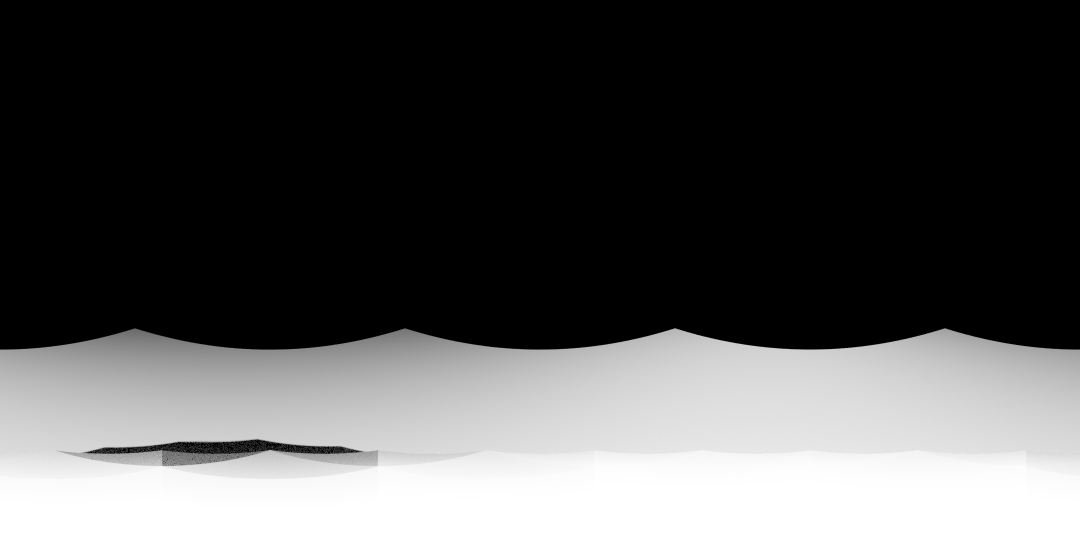
#> input picture src/unity-concept/Assets/Rendering/Testing/Sample1/Main.png, 2160 x 1080 px, found by its file name (shown at 1/2 size)
$ python main.py
#> lines starting #> are read from the running program, lines starting #| are printed output that depends on the picture
from cv2 import imread, imshow, resize, split, waitKey, IMREAD_UNCHANGED

path = "C:\\Users\\wanja\\Documents\\dev\\pre-rendering\\master\\src\\unity-concept\\Assets\\Rendering\\Testing\\Sample1\\Main.png"

img = imread(path, IMREAD_UNCHANGED)
#> img is the input picture: shape (1080, 2160, 4) uint16; mean B, G, R, A 20601.8, 20601.8, 20601.8, 46315.3
img = resize(img, (800, 400))
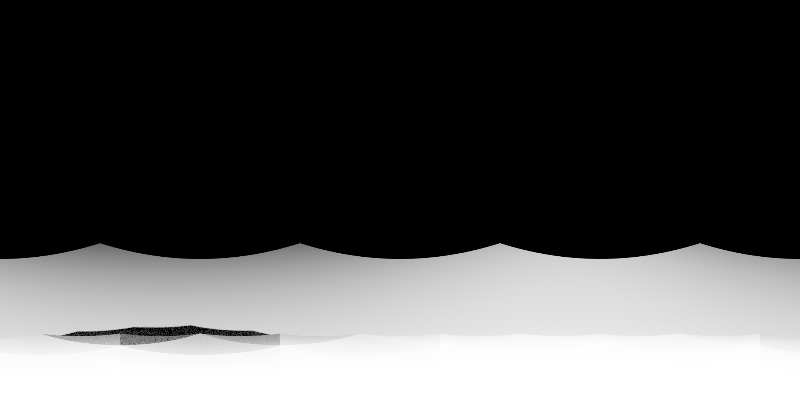
#> img: shape (400, 800, 4) uint16; mean B, G, R, A 20601.2, 20601.2, 20601.2, 46315.7; drawn with min black and max white
a = split(img)[3]
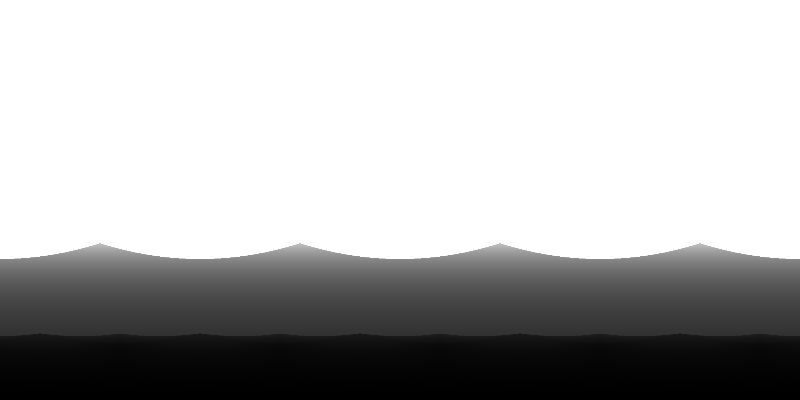
#> a: shape (400, 800) uint16; min 12, max 65535, mean 46315.7; drawn with min black and max white

imshow("Image", img)
imshow("A", a)
waitKey(0)
